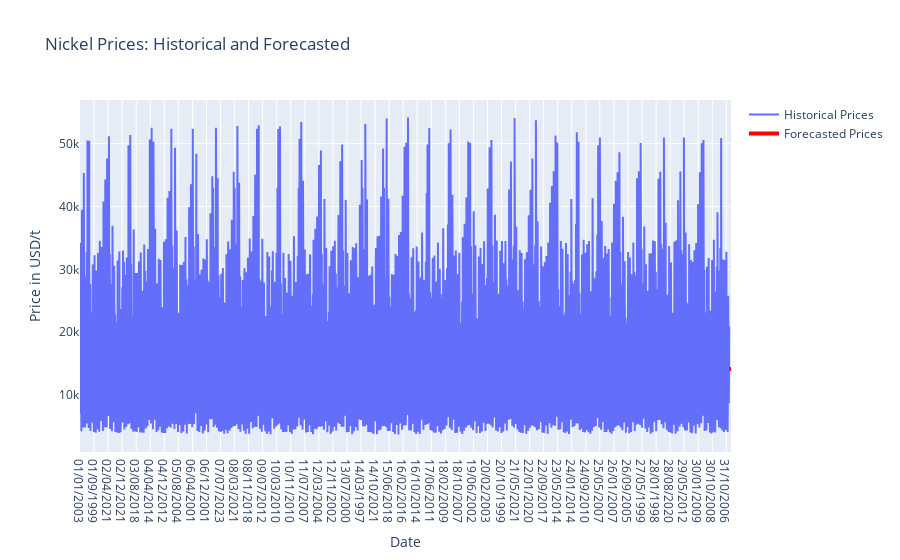

Write notebook code for a chart like this one.
### Code cell
import plotly.graph_objects as go


# Plot using Plotly
fig = go.Figure()

# Add historical data trace
fig.add_trace(go.Scatter(
    x=historical_data['Date'],
    y=historical_data['Price in USD/t'],
    mode='lines',
    name='Historical Prices'
))

# Add forecasted data trace
fig.add_trace(go.Scatter(
    x=forecasted_data['Date'],
    y=forecasted_data['Predicted Price'],
    mode='lines',
    name='Forecasted Prices',
    line=dict(color='red', width=4)
))

# Update layout
fig.update_layout(
    title='Nickel Prices: Historical and Forecasted',
    xaxis_title='Date',
    yaxis_title='Price in USD/t'
)

# Show plot
fig.show()

### Figure 1 — Plotly figure (JSON) as saved in the notebook; plotly's stock layout.template omitted (floating-point values rounded to 4 significant figures; data arrays with more than 128 entries replaced by an {"elided": "..."} marker saying what was removed)
{"data": [{"mode": "lines", "name": "Historical Prices", "type": "scatter", "x": {"elided": "7116 str values"}, "y": {"elided": "7116 float values"}}, {"line": {"color": "red", "width": 4}, "mode": "lines", "name": "Forecasted Prices", "type": "scatter", "x": ["2022-01-01T00:00:00", "2022-01-02T00:00:00", "2022-01-03T00:00:00", "2022-01-04T00:00:00", "2022-01-05T00:00:00", "2022-01-06T00:00:00", "2022-01-07T00:00:00", "2022-01-08T00:00:00", "2022-01-09T00:00:00", "2022-01-10T00:00:00", "2022-01-11T00:00:00", "2022-01-12T00:00:00", "2022-01-13T00:00:00", "2022-01-14T00:00:00", "2022-01-15T00:00:00", "2022-01-16T00:00:00", "2022-01-17T00:00:00", "2022-01-18T00:00:00", "2022-01-19T00:00:00", "2022-01-20T00:00:00"], "y": [14140.0, 14140.0, 14140.0, 14140.0, 14140.0, 14140.0, 14140.0, 14140.0, 14140.0, 14140.0, 14140.0, 14140.0, 14140.0, 14140.0, 14140.0, 14140.0, 14140.0, 14140.0, 14140.0, 14140.0]}], "layout": {"title": {"text": "Nickel Prices: Historical and Forecasted"}, "xaxis": {"title": {"text": "Date"}}, "yaxis": {"title": {"text": "Price in USD/t"}}}}
